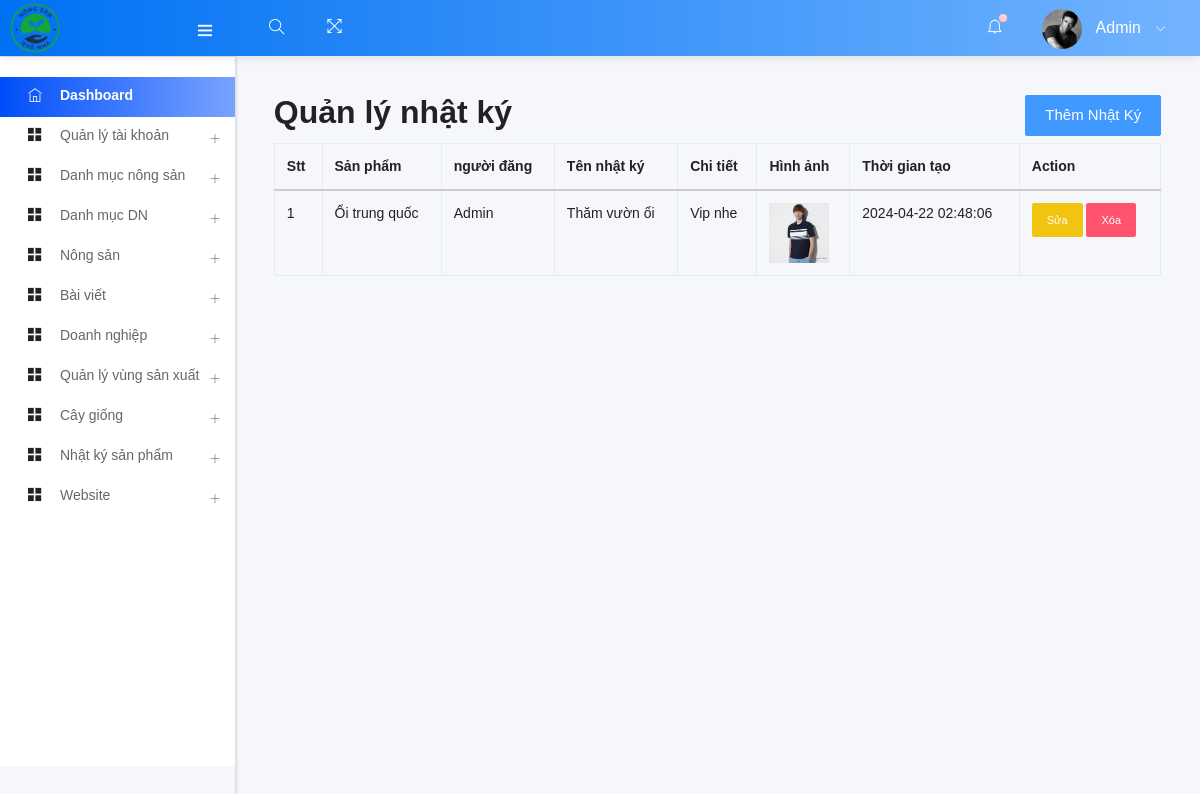
Screenshot of /admin/manage_nhatky.php (signed in) with the database file from the repository.
### tables this page shows
CREATE TABLE `add_logo` (
  `id` int(10) NOT NULL,
  `img` varchar(200) NOT NULL
);

CREATE TABLE `taikhoan` (
  `id_acc` int(11) NOT NULL,
  `hoten` varchar(255) NOT NULL,
  `email` varchar(255) NOT NULL,
  `matkhau` varchar(255) NOT NULL,
  `dienthoai` char(10) NOT NULL,
  `diachi` varchar(255) DEFAULT NULL,
  `hinhdaidien` varchar(255) DEFAULT NULL,
  `role` enum('Admin','Nongdan','Khachhang') NOT NULL DEFAULT 'Khachhang',
  `trangthai` enum('hoatdong','khonghoatdong') NOT NULL DEFAULT 'hoatdong',
  `ngaytao` timestamp NOT NULL DEFAULT CURRENT_TIMESTAMP
);

CREATE TABLE `nhatkysanpham` (
  `id_nk` int(11) NOT NULL,
  `sanpham` int(11) NOT NULL,
  `nguoidang` int(11) NOT NULL,
  `tennhatky` varchar(255) NOT NULL,
  `chitiet` text NOT NULL,
  `hinhanh` varchar(255) NOT NULL,
  `thoigiantao` timestamp NOT NULL DEFAULT CURRENT_TIMESTAMP
);

CREATE TABLE `sanpham` (
  `id_sp` int(11) NOT NULL,
  `taikhoan` int(11) NOT NULL,
  `danhmuc` int(11) NOT NULL,
  `caygiong` int(11) NOT NULL,
  `vungsanxuat` int(11) NOT NULL,
  `tensanpham` varchar(255) NOT NULL,
  `mavach` varchar(50) NOT NULL,
  `hinhanh` varchar(255) DEFAULT NULL,
  `gia` varchar(100) DEFAULT NULL,
  `xuatxu` varchar(255) DEFAULT NULL,
  `maqr` varchar(255) DEFAULT NULL,
  `mota` text,
  `congdung` text,
  `hdsd` text,
  `dieukienbaoquan` varchar(255) DEFAULT NULL,
  `ngaytao` timestamp NOT NULL DEFAULT CURRENT_TIMESTAMP,
  `trangthai` enum('dangchoxetduyet','daxetduyet','tuchoi') NOT NULL DEFAULT 'dangchoxetduyet'
);

### admin/manage_nhatky.php (called while the page is built, shortened)
<?php
    include ("template.php");
?>

### admin/class/adminback.php (called while the page is built, shortened)
<?php
class  adminback
{
    private $connection;
    function __construct()
    {
        $dbhost = "localhost";
        $dbuser = "tien123";
        $dbpass = "123456";
        $dbname = "nongsanquenha";
        $this->connection = mysqli_connect($dbhost, $dbuser, $dbpass, $dbname);
        mysqli_set_charset($this->connection,'UTF8');
    }
    function show_admin_user(){
        $query = "SELECT * FROM `taikhoan` ";
        if(mysqli_query($this->connection, $query)){
            $result = mysqli_query($this->connection, $query);
            return $result;
        }
    }
    function display_product()
    {
        $query = "SELECT * FROM `sanpham`";
        if (mysqli_query($this->connection, $query)) {
            $pdt_info = mysqli_query($this->connection, $query);
            return $pdt_info;
        }
    }
    function display_logo()
    {
        $query = "SELECT * FROM add_logo";
        if (mysqli_query($this->connection, $query)) {
            $pdt_info = mysqli_query($this->connection, $query);
            return $pdt_info;
        }
    }
    function show_nhatky(){
        $query = "SELECT * FROM `nhatkysanpham`";
        if(mysqli_query($this->connection, $query)){
            $result = mysqli_query($this->connection, $query);
            return $result;
        }
    }
}

### admin/views/manage_nhatky_view.php (the view, shortened to what this page needs)
<?php
    $show_nhatky = $obj->show_nhatky();
    $nguoidang_info = $obj->show_admin_user();
    $sanpham_info = $obj->display_product();
    $nguoidang_array = array();
    while($nguoidang = mysqli_fetch_assoc($nguoidang_info)){
        $nguoidang_array[] = $nguoidang;
    }
    $sanpham_array = array();
    while($sanpham = mysqli_fetch_assoc($sanpham_info)){
        $sanpham_array[] = $sanpham;
    }
?>
<div style="padding-bottom: 5px;" class="row">
    <div class="col-md-6 col-sm-6 col-xl-6">
        <h2>Quản lý nhật ký</h2>
    </div>
    <div class="col-md-6 col-sm-6 col-xl-6">
        <a style="float: right;" class="btn btn-primary" href="add_nhatky.php">Thêm nhật ký</a>
    </div>
</div>
<div style="overflow-x: auto;">
        <table class="table table-bordered">
            <thead>
                <tr>
                    <th>Stt</th>
                    <th>Sản phẩm</th>
                    <th>người đăng</th>
                    <th>Tên nhật ký</th>
                    <th>Chi tiết</th>
                    <th>Hình ảnh</th>
                    <th>Thời gian tạo</th>
                    <th>Action</th>
                </tr>
            </thead>
            <tbody>
                <?php
                $dem=1;
                while($nk = mysqli_fetch_assoc($show_nhatky)){
                    ?>
                    <tr>
                        <td><?php echo $dem;?></td>
                        <td>
                            <?php
                            foreach($sanpham_array as $sanpham){
                                if($nk['sanpham'] == $sanpham['id_sp']){
                                    echo $sanpham['tensanpham'];
                                }
                            }
                            ?>
                        </td>
                        <td>
                            <?php
                            foreach($nguoidang_array as $nguoidang){
                                if($nk['nguoidang'] == $nguoidang['id_acc']){
                                    echo $nguoidang['hoten'];
                                }
                            }
                            ?>
                        </td>
                        <td><?php echo $nk['tennhatky'] ?></td>
                        <td><?php echo $nk['chitiet'] ?></td>
                        <td><img style="height:60px" src="uploads/<?php echo $nk['hinhanh'] ?>" alt=""></td>
                        <td><?php echo $nk['thoigiantao'] ?></td>
                        <td>
                            <a href="edit_nhatky.php?status=nkEdit&&id=<?php echo $nk['id_nk'] ?>" class="btn btn-sm btn-warning">Sửa</a>
                            <a href="javascript:void(0);" class="btn btn-sm btn-danger" onclick="confirmDelete(<?php echo $nk['id_nk'] ?>)">Xóa</a>
                        </td>
                    </tr>
                    <?php
                    $dem++;
                }
                ?>
            </tbody>
        </table>
</div>

### admin/includes/headernav.php (shortened to what this page needs)
<nav class="navbar header-navbar pcoded-header">
               <div class="navbar-wrapper">
                   <div class="navbar-logo">
                       <a class="mobile-menu" id="mobile-collapse" href="#!">
                           <i class="ti-menu"></i>
                       </a>
                       <a href="index.php">
                      <?php
                       $obj=new adminback();
                       $logo_info = $obj->display_logo();
                       $user_info = $obj->show_admin_user();
                       $logo = mysqli_fetch_assoc($logo_info);
                       ?>
                           <img width="50" height="50" src="uploads/<?php echo $logo['img']; ?>" alt="Theme-Logo" />
                       </a>
                   </div>
                   <div class="navbar-container container-fluid">
                       <ul class="nav-left">
                           <li class="header-search">
                               <div class="main-search morphsearch-search">
                                   <div class="input-group">
                                       <input type="text" class="form-control">
                                       <span class="input-group-addon search-btn"><i class="ti-search"></i></span>
                                   </div>
                               </div>
                           </li>
                           <li>
                               <a href="#!" onclick="javascript:toggleFullScreen()">
                                   <i class="ti-fullscreen"></i>
                               </a>
                           </li>
                       </ul>
                       <ul class="nav-right">
                           <li class="header-notification">
                               <a href="#!">
                                   <i class="ti-bell"></i>
                                   <span class="badge bg-c-pink"></span>
                               </a>
                           </li>
                           <li class="user-profile header-notification">
                               <a href="#!">
                                   <img src="assets/images/avatar-4.jpg" class="img-radius" alt="User-Profile-Image">
                                   <span> <?php
                                    while($user = mysqli_fetch_assoc($user_info)){
                                        if($admin_email==$user['email'])
                                            echo $user['hoten'];
                                        }
                                   ?> </span>
                                   <i class="ti-angle-down"></i>
                               </a>
                           </li>
                       </ul>
                   </div>
               </div>
           </nav>

### rows the page displays
add_logo: img (picture)
taikhoan: hoten "Admin"
nhatkysanpham: tennhatky "Thăm vườn ổi", chitiet "Vip nhe", hinhanh (picture), thoigiantao "2024-04-22 02:48:06"
sanpham: tensanpham "Ổi trung quốc"
